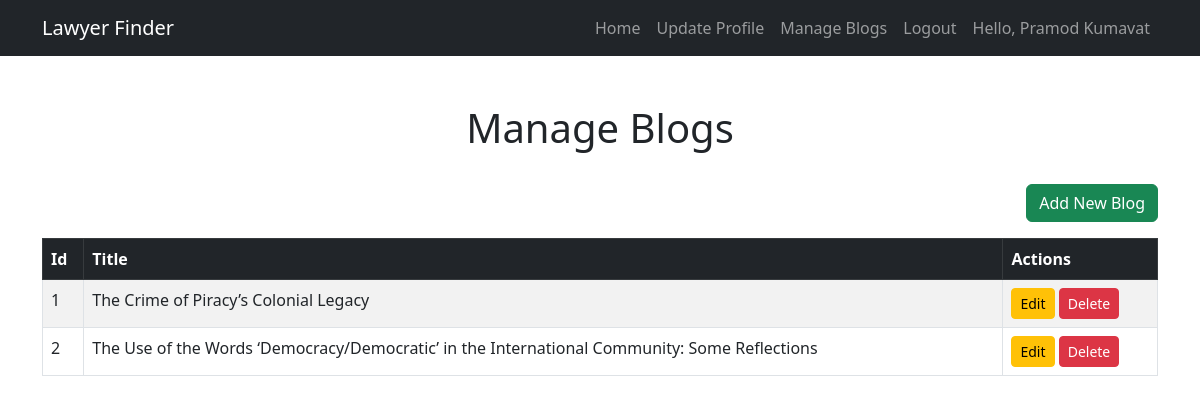
Screenshot of /lawyer/manage_blogs/ (signed in) with the database file from the repository.
### admin_dashboard/models.py (models this page shows, shortened)
class CustomUser(AbstractUser):
    ROLE_CHOICES = (
        ('user', 'User'),
        ('lawyer', 'Lawyer'),
    )
    role = models.CharField(max_length=10, choices=ROLE_CHOICES, default='user')
    def is_lawyer(self):
        return self.role == 'lawyer'
    class Meta:
        verbose_name = 'User'
        verbose_name_plural = 'Users'

### lawyer/models.py (models this page shows, shortened)
class Lawyer(models.Model):
    user = models.OneToOneField(settings.AUTH_USER_MODEL, on_delete=models.CASCADE, related_name="lawyer_profile")
    address = models.CharField(max_length=200, null=False)
    mobile = models.CharField(max_length=15, null=False)
    email = models.EmailField(null=False)
    full_name = models.CharField(max_length=200, null=False)
    is_approved = models.BooleanField(default=False)
    qualifications = models.TextField(blank=True, null=True)
    specializations = models.TextField(blank=True, null=True)
    years_of_experience = models.PositiveIntegerField(blank=True, null=True)
    profile_photo = models.ImageField(upload_to='profile_photos/', blank=True, null=True)
    court_duty = models.CharField(max_length=200, blank=True, null=True)
    total_cases = models.PositiveIntegerField(blank=True, null=True)

class Blog(models.Model):
    author = models.ForeignKey(Lawyer, on_delete=models.CASCADE, related_name='blogs')
    title = models.CharField(max_length=200)
    content = models.TextField()
    image = models.ImageField(upload_to='blog_photos/', blank=True, null=True)

### lawyer/views.py (the view)
# urls.py: path('manage_blogs/', ViewBlogsView.as_view(), name='view_blogs'),
class ViewBlogsView(LoginRequiredMixin,ListView):
    model = Blog
    template_name = 'blogs/manage_blogs.html'
    context_object_name = 'blogs'
    def get_queryset(self):
        if self.request.user.is_lawyer():  # Call the method to check the role
            return Blog.objects.filter(author=self.request.user.lawyer_profile)
        return Blog.objects.none()

### lawyer/templates/blogs/manage_blogs.html (shortened to what this page needs)
<!DOCTYPE html>
<html lang="en">
<head>
    <link href="https://cdn.jsdelivr.net/npm/bootstrap@5.3.0/dist/css/bootstrap.min.css" rel="stylesheet">
</head>
<body>
    {% include 'nav.html' %}
    <div class="container my-5">
        <div class="row">
            <div class="col-12 text-center mb-4">
                <h1>Manage Blogs</h1>
            </div>
        </div>
        <div class="row mb-3">
            <div class="col-12 text-end">
                <a href="{% url 'add_blog' %}" class="btn btn-success">Add New Blog</a>
            </div>
        </div>
        <div class="row">
            <div class="col-12">
                <table class="table table-striped table-bordered">
                    <thead class="table-dark">
                        <tr>
                            <th>Id</th>
                            <th>Title</th>
                            <th>Actions</th>
                        </tr>
                    </thead>
                    <tbody>
                        {% for blog in blogs %}
                        <tr>
                            <td>{{ forloop.counter }}</td>
                            <td>{{ blog.title }}</td>
                             <td>
                                <a href="{% url 'update_blogs' blog.id %}" class="btn btn-warning btn-sm">Edit</a>
                                <a href="{% url 'delete_blogs' blog.id %}" class="btn btn-danger btn-sm">Delete</a>
                            </td>
                        </tr>
                        {% empty %}
                        <tr>
                            <td colspan="4" class="text-center">No blogs found.</td>
                        </tr>
                        {% endfor %}
                    </tbody>
                </table>
            </div>
        </div>
    </div>
</body>
</html>

### lawyer/templates/nav.html (shortened to what this page needs)
<!DOCTYPE html>
<html lang="en">
<head>
    <link href="https://cdn.jsdelivr.net/npm/bootstrap@5.3.0-alpha3/dist/css/bootstrap.min.css" rel="stylesheet">
</head>
<body>
<nav class="navbar navbar-expand-lg navbar-dark bg-dark">
    <div class="container">
        <a class="navbar-brand" href="#">Lawyer Finder</a>
        <div class="collapse navbar-collapse" id="navbarNav">
            <ul class="navbar-nav ms-auto">
                <li class="nav-item">
                    <a class="nav-link" href="{% url 'lawyer_dashboard' %}">Home</a>
                </li>
                <li class="nav-item">
                    <a class="nav-link" href="{% url 'lawyer_update' %}">Update Profile</a>
                </li>
                <li class="nav-item">
                    <a class="nav-link" href="{% url 'view_blogs' %}">Manage Blogs</a>
                </li>
                {% if user.is_authenticated %}
                    <li class="nav-item"><a class="nav-link" href="{% url 'logout' %}">Logout</a></li>
                <li class="nav-item"><a class="nav-link" href="#">Hello, {{ user.lawyer_profile.full_name }}</a></li>
                {% else %}
                    <li class="nav-item"><a class="nav-link" href="{% url 'user_login' %}">Login</a></li>
                    <li class="nav-item"><a class="nav-link" href="{% url 'user_register' %}">Register</a></li>
                {% endif %}
            </ul>
        </div>
    </div>
</nav>
</body>
</html>

### rows the page displays
CustomUser: lawyer_profile.full_name "Pramod Kumavat"
Blog: title "The Crime of Piracy’s Colonial Legacy"
Blog: title "The Use of the Words ‘Democracy/Democratic’ in the International Community: Some Reflections"
